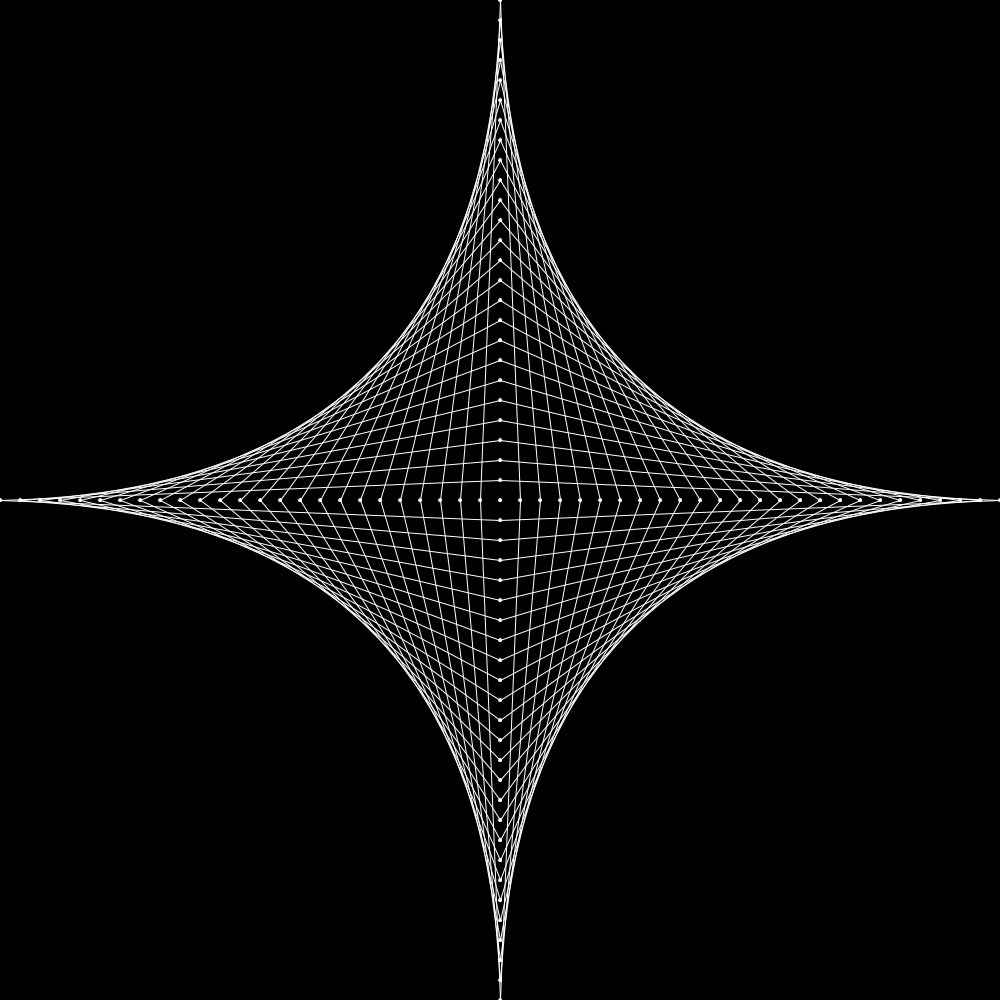
Frame 1 (no input)
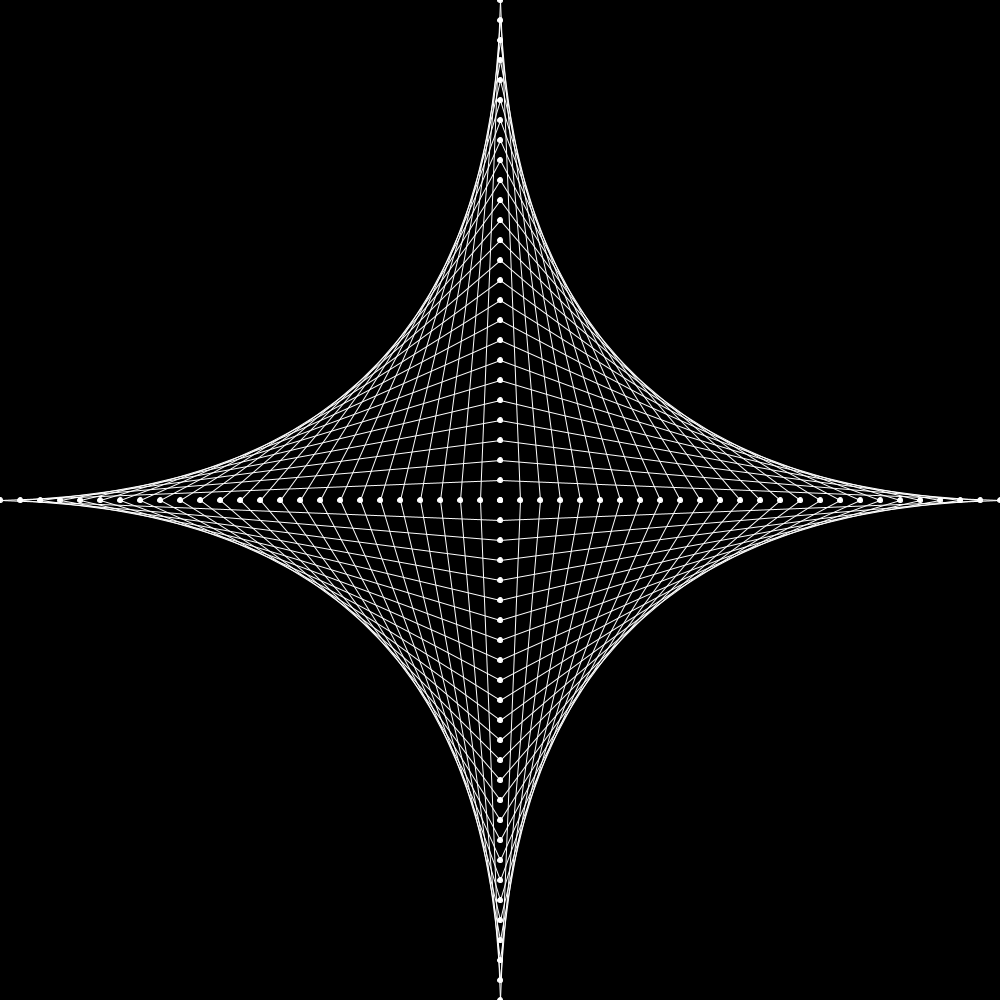
Frame 60 (the mouse pressed at the canvas centre just before this capture)
Frame 120 (the mouse held since frame 60 and released just before this capture): identical to frame 60, image omitted

The Processing sketch that drew these frames (run headless with seeded random() and noise(); from frame 60 on, the mouse is pressed at the canvas centre):

// Processing sketch: Star_2D
// ── Star_2D.pde
int size = 50;

float k = 0;
float angle = 0;

color c =  color(255,255,255);

boolean ok = false;

//////////////////////////////////////////////////

ArrayList <Point> make_x_axis(){
  
  ArrayList <Point> x_axis = new ArrayList<Point>();
  
  Point p1 = new Point();

  for(int x = -size/2 ; x <= size/2 ; x++){
    p1 = p1.create_point(x*k , 0 , c);
    x_axis.add(p1);
    p1.show(p1);
  }
  return x_axis;
}

ArrayList <Point> make_y_axis(){
  
  ArrayList <Point> y_axis = new ArrayList<Point>();
  
  Point p2 = new Point();
  
  for(int y = -size/2 ; y <= size/2 ; y++){
    p2 = p2.create_point(0 , y*k , c);
    y_axis.add(p2);
    p2.show(p2);
  }
  return y_axis;
}

void relate_points(ArrayList <Point> x_axis , ArrayList <Point> y_axis){
  
  Point p1 = new Point();
  Point p2 = new Point();
  
  int c1 = y_axis.size()/2;
  int c2 = y_axis.size()/2;
  
  for(int i = 0 ; i < x_axis.size() ; i++){
    if(i < x_axis.size()/2){
      p1 = x_axis.get(i);
      p2 = y_axis.get(c1-1);
      stroke(255);
      line(p1.x,p1.y,p2.x,p2.y);
      c1--;
    }
    else if (i > x_axis.size()/2){
      p1 = x_axis.get(i);
      p2 = y_axis.get(c1);
      stroke(255);
      line(p1.x,p1.y,p2.x,p2.y);
      c1++;
    }
  }
  
  for(int j = 0 ; j < x_axis.size() ; j++){
    if(j > x_axis.size()/2){
      p1 = x_axis.get(j);
      p2 = y_axis.get(c2);
      stroke(255);
      line(p1.x,p1.y,p2.x,p2.y);
      c2--;
    }
    else if (j < x_axis.size()/2){
      p1 = x_axis.get(j);
      p2 = y_axis.get(c2+1);
      stroke(255);
      line(p1.x,p1.y,p2.x,p2.y);
      c2++;
    }
  }
}

void setup(){
  size(1000,1000);
}

void draw(){
  
  k = width/size;
  
  background(0);
  
  translate(width/2 , height/2);
  rotate(angle);
  
  ArrayList <Point> x_axis;
  ArrayList <Point> y_axis;
  
  x_axis = make_x_axis();
  y_axis = make_y_axis();
  
  relate_points(x_axis , y_axis);
  
  angle += 0.00;
}

void mousePressed(){
 if(mousePressed && mouseButton == LEFT){
   size += 10; 
 }
 else if(mousePressed && mouseButton == RIGHT){
   if(size != 10){
     size -= 10;
   }
 }
}

// ── Point.pde
class Point{
  
 float x;
 float y;
 color point_color;
 
 Point create_point(float x , float y , color color_point){
   
   Point p = new Point();
   
   p.x = x;
   p.y = y;
   p.point_color = color_point;
   
   return p;
 }
 
 void show(Point p){
     fill(p.point_color);
     circle(p.x , p.y , 5);
 }
}
